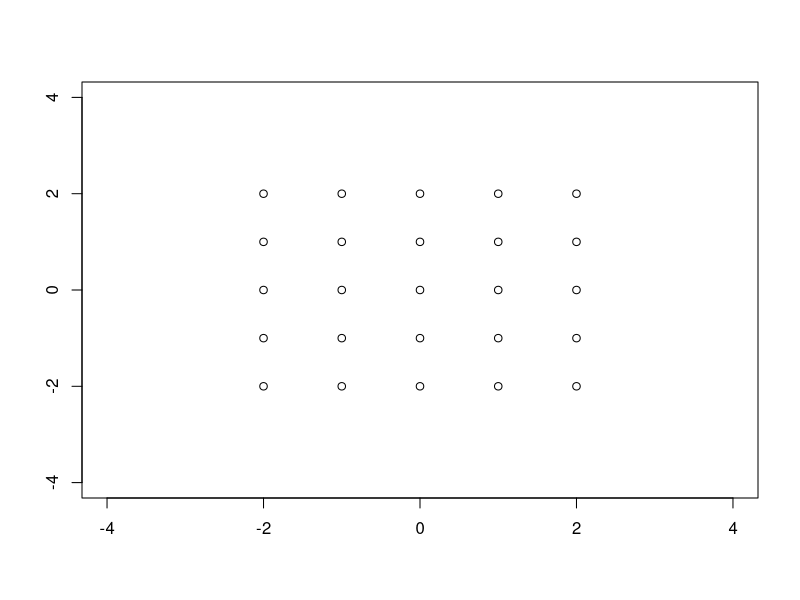
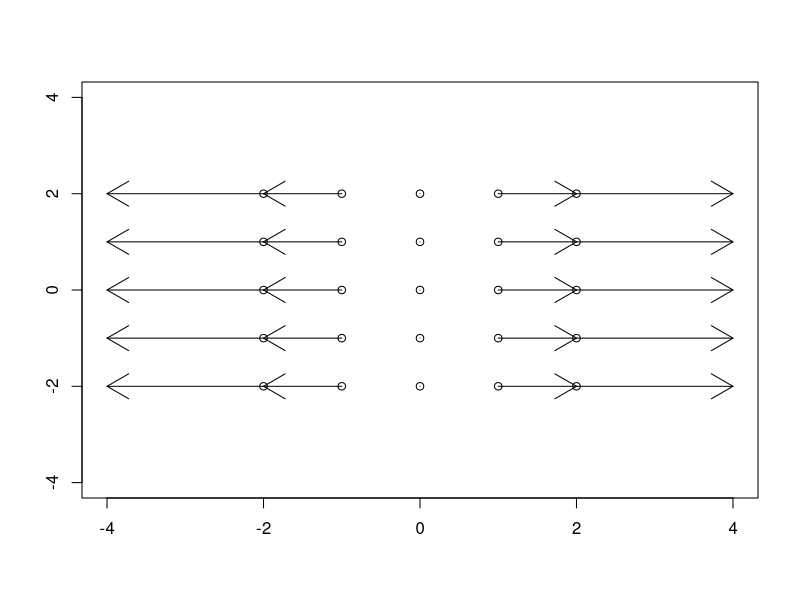

Reproduce these figures in R, in order.
## ---- chunk 1

vals <- seq(-2,2)
df <- data.frame(x = integer(),
                 y = integer())

for (x in vals){
  for (y in vals){
    df <- rbind(df,data.frame(x,y))
  }
}

plot(df$x, df$y, main="", xlab="", ylab="", xlim = c(-4,4), ylim = c(-4,4))

## ---- chunk 2

df$x_new <- df$x
df$y_new <- 0

df$x_final <- df$x + df$x_new
df$y_final <- df$y + df$y_new

head(df)

## ---- chunk 3

plot(df$x, df$y, main="", xlab="", ylab="", xlim = c(-4,4), ylim = c(-4,4))
s <- seq(nrow(df))
arrows(df$x[s],df$y[s],df$x_final[s],df$y_final[s])

